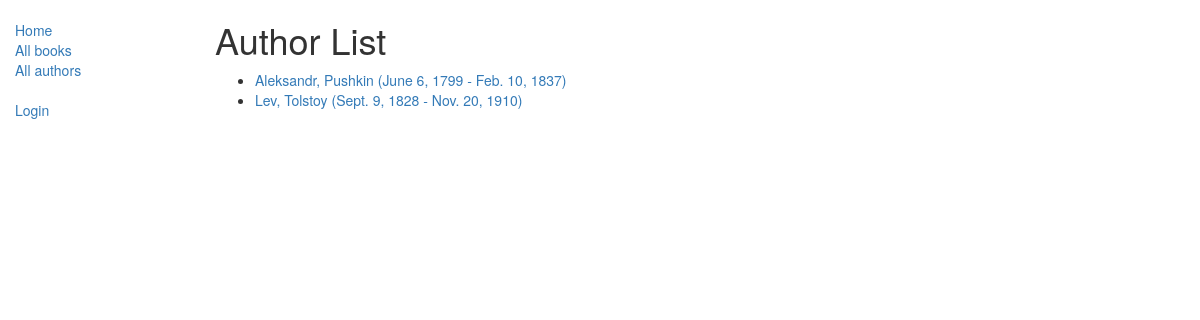
The app's page /catalog/authors/, older data.
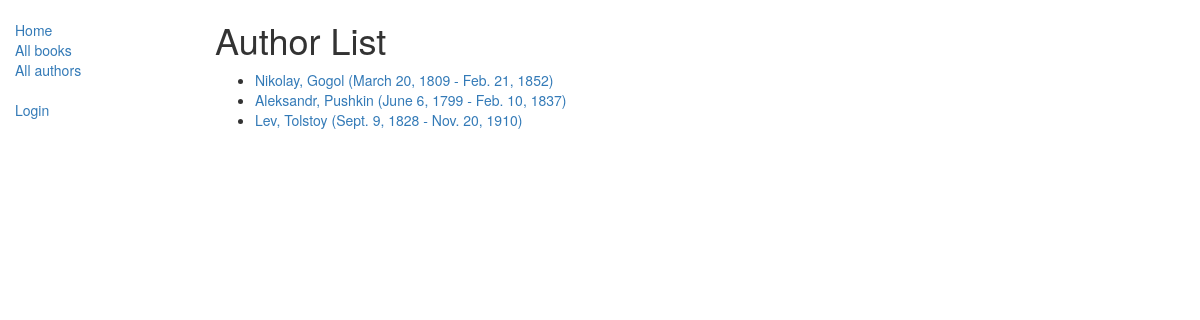
The same page, newer data.
### catalog/models.py (models this page shows, shortened)
class Author(models.Model):
    first_name = models.CharField(max_length=100)
    last_name = models.CharField(max_length=100)
    date_of_birth = models.DateField(null=True, blank=True)
    date_of_death = models.DateField('Died', null=True, blank=True)
    class Meta:
        ordering = ['last_name', 'first_name']
    def get_absolute_url(self):
        return reverse('author-detail', args=[str(self.id)])

### catalog/views.py (the view)
# urls.py: path('authors/', views.AuthorListView.as_view(), name='authors'),
class AuthorListView(generic.ListView):
    model = Author
    paginate_by = 10

### catalog/templates/catalog/author_list.html
{% extends "base_generic.html" %}
{% block content %}
  <h1>Author List</h1>
  {% if author_list %}
    <ul>
      {% for author in author_list %}
      <li>
        <a href="{{ author.get_absolute_url }}">{{ author.first_name }}, {{author.last_name}} ({{author.date_of_birth}} - {{author.date_of_death}})</a>
      </li>
      {% endfor %}
    </ul>
  {% else %}
    <p>There are no authors in the library.</p>
  {% endif %}
{% endblock %}

### catalog/templates/base_generic.html (shortened to what this page needs)
<!doctype html>
<html lang="en">
  <head>
    <link
      rel="stylesheet"
      href="https://maxcdn.bootstrapcdn.com/bootstrap/3.3.7/css/bootstrap.min.css" />
    {% load static %}
    <link rel="stylesheet" href="{% static 'css/styles.css' %}" />
  </head>
  <body>
    <div class="container-fluid">
      <div class="row">
        <div class="col-sm-2">
          {% block sidebar %}
            <ul class="sidebar-nav">
              <li><a href="{% url 'index' %}">Home</a></li>
              <li><a href="{% url 'books' %}">All books</a></li>
              <li><a href="{% url 'authors' %}">All authors</a></li>
            </ul>
            <ul class="sidebar-nav">
                 {% if user.is_authenticated %}
                    <li>User: {{ user.get_username }}</li>
                    <li><a href="{% url 'my-borrowed' %}">My Borrowed</a></li>
                    <li><a href="{% url 'logout' %}?next={{ request.path }}">Logout</a></li>
                 {% else %}
                    <li><a href="{% url 'login' %}?next={{ request.path }}">Login</a></li>
                 {% endif %}
            </ul>
          {% endblock %}
        </div>
        <div class="col-sm-10 ">{% block content %}{% endblock %}
        </div>
      </div>
    </div>
  </body>
</html>

### catalog/static/css/styles.css (style rules this page uses)
.sidebar-nav { margin-top: 20px; padding: 0; list-style: none; }

Row changes from the older to the newer data that the page shows:
added Author: first_name "Nikolay", last_name "Gogol", date_of_birth "March 20, 1809", date_of_death "Feb. 21, 1852"
